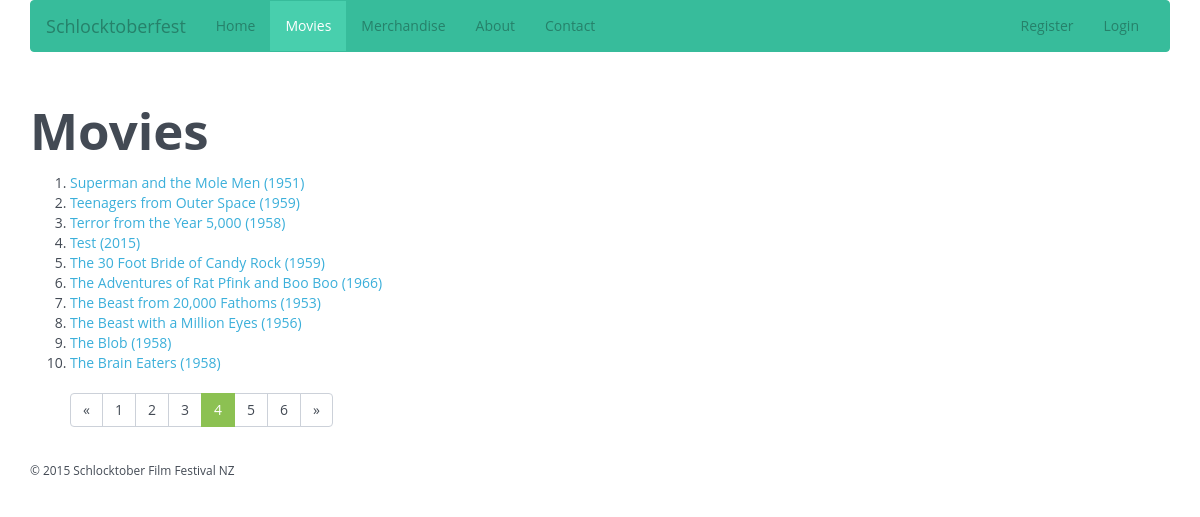
The app's page /?page=movies&p=4 with its own data.
### tables this page shows
CREATE TABLE IF NOT EXISTS `movies` (
`id` smallint(5) unsigned NOT NULL,
  `title` varchar(100) NOT NULL,
  `year` year(4) NOT NULL,
  `description` text NOT NULL
);

### public_html/App/Views/MoviesView.php (called while the page is built, shortened)
<?php
class MoviesView extends View
{
    public function render()
    {
        include "templates/master.inc.php";
    }
    protected function content()
    {
        extract($this->data);
        include "templates/movies.inc.php";
    }
}

### public_html/App/Controllers/MoviesController.php (called while the page is built, shortened)
<?php
class MoviesController extends Controller
{
  public function index()
    {
        $p = isset($_GET['p']) ? (int)$_GET['p'] : 1;
        $pageSize = 10;
        $movies = Movie::all("title", true, $pageSize, $p);
        $view = new MoviesView(compact('movies', 'pageSize', 'p', 'recordCount'));
        $view->render();
    }
}

### public_html/index.php (called while the page is built, shortened)
<?php
require "routes.php";

### public_html/App/Models/DatabaseModel.php (called while the page is built, shortened)
<?php
abstract class DatabaseModel
{
    public $data = [];
    protected static $columns = [];
    protected static $fakeColumns = ['tags'];
    private static $db;
    protected static function getDatabaseConnection()
    {
        if (! self::$db) {
            $dsn = 'mysql:host=' . DB_HOST . ';dbname=' . DB_NAME. ';charset=utf8';
            self::$db = new PDO($dsn, DB_USER, DB_PASS);
            self::$db->setAttribute(PDO::ATTR_ERRMODE, PDO::ERRMODE_EXCEPTION);
            self::$db->setAttribute(PDO::ATTR_EMULATE_PREPARES, false);
        }
        return self::$db;
    }
    public static function all($sortColumn = "", $asc = true, $pageSize = null, $pageNumber = null)
    {
        $models = [];
        $db = static::getDatabaseConnection();
        $query = "SELECT " . implode(",", static::$columns) .
            " FROM " . static::$tableName;
        if ($sortColumn !== "") {
            $query .= " ORDER BY " . $sortColumn;
            if ($asc) {
                $query .= " ASC";
            } else {
                $query .= " DESC";
            }
        }
              if ($pageSize > 0 && $pageNumber > 0) {
            $firstRecord = ($pageSize * $pageNumber) - $pageSize;
            $query .= " LIMIT " . $firstRecord . ", " . $pageSize;
        }
        $statement = $db->prepare($query);
        $statement->execute();
        while ($record = $statement->fetch(PDO::FETCH_ASSOC)) {
            $model = new static();
            $model->data = $record;
            array_push($models, $model);
        }
        return $models;
    }
    public function __get($name)
    {
        if (in_array($name, static::$columns) || in_array($name, static::$fakeColumns)) {
            return $this->data[$name];
        }
        throw new UnexpectedValueException("Property '$name' not found in columns list.");
    }
    public function __set($name, $value)
    {
        $this->data[$name] = $value;
    }
}

### public_html/templates/movies.inc.php (the view, shortened to what this page needs)
<div class="row">
       <div class="col-xs-12">
         <h1>Movies</h1>
             <ol>
             <?php foreach($movies as $movie): ?>
                <li><a href="./?page=movie&amp;id=<?= $movie->id ?>">
                <?= $movie->title; ?> (<?= $movie->year; ?>)
                </a></li>
              <?php endforeach; ?>
          </ol>

### records on screen
movies: title "Superman and the Mole Men", year "1951"
movies: title "Teenagers from Outer Space", year "1959"
movies: title "Terror from the Year 5,000", year "1958"
movies: title "Test", year "2015"
movies: title "The 30 Foot Bride of Candy Rock", year "1959"
movies: title "The Adventures of Rat Pfink and Boo Boo", year "1966"
movies: title "The Beast from 20,000 Fathoms", year "1953"
movies: title "The Beast with a Million Eyes", year "1956"
movies: title "The Blob", year "1958"
movies: title "The Brain Eaters", year "1958"

### other values on screen
$i "2"
$i "3"
$i "4"
$i "5"
$totalPages "6"
